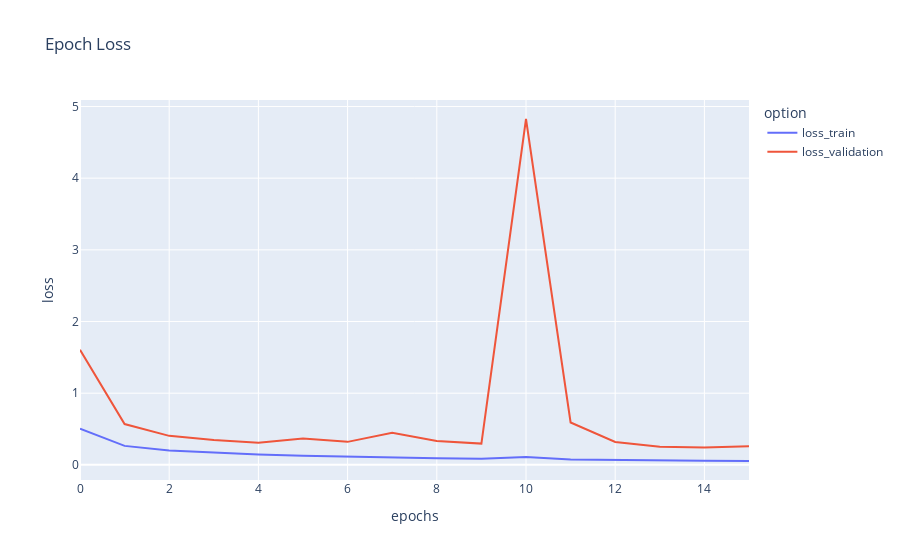

The code cell stored with this chart in its notebook:
### Code cell
metrics_df = plot_graph("loss")
metrics_df.plot(title="Epoch Loss", labels=dict(index="epochs", value="loss", variable="option"))

### Figure 1 — Plotly figure (JSON) as saved in the notebook; plotly's stock layout.template omitted (floating-point values rounded to 4 significant figures)
{"data": [{"hovertemplate": "option=loss_train<br>epochs=%{x}<br>loss=%{y}<extra></extra>", "legendgroup": "loss_train", "line": {"color": "#636efa", "dash": "solid"}, "mode": "lines", "name": "loss_train", "orientation": "v", "showlegend": true, "type": "scatter", "x": [0, 1, 2, 3, 4, 5, 6, 7, 8, 9, 10, 11, 12, 13, 14, 15], "xaxis": "x", "y": [0.5045, 0.2649, 0.2015, 0.1684, 0.1453, 0.1281, 0.1139, 0.1027, 0.09322, 0.08507, 0.1091, 0.07451, 0.06634, 0.06171, 0.05781, 0.05402], "yaxis": "y"}, {"hovertemplate": "option=loss_validation<br>epochs=%{x}<br>loss=%{y}<extra></extra>", "legendgroup": "loss_validation", "line": {"color": "#EF553B", "dash": "solid"}, "mode": "lines", "name": "loss_validation", "orientation": "v", "showlegend": true, "type": "scatter", "x": [0, 1, 2, 3, 4, 5, 6, 7, 8, 9, 10, 11, 12, 13, 14, 15], "xaxis": "x", "y": [1.606, 0.5689, 0.4046, 0.3481, 0.3073, 0.3662, 0.3211, 0.4485, 0.3345, 0.2965, 4.826, 0.5908, 0.3198, 0.2539, 0.2415, 0.2595], "yaxis": "y"}], "layout": {"legend": {"title": {"text": "option"}, "tracegroupgap": 0}, "title": {"text": "Epoch Loss"}, "xaxis": {"anchor": "y", "domain": [0, 1], "title": {"text": "epochs"}}, "yaxis": {"anchor": "x", "domain": [0, 1], "title": {"text": "loss"}}}}
